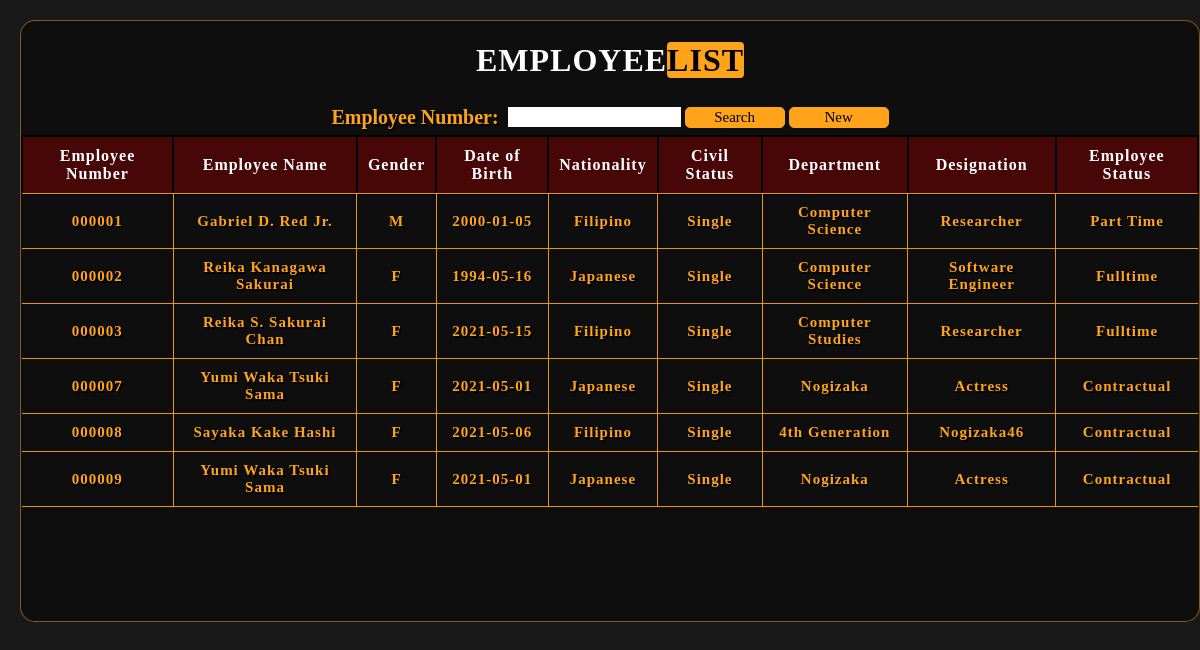
Page /table.php on the committed database.
### tables this page shows
CREATE TABLE `personal_info` (
  `emp_id` int(11) NOT NULL,
  `emp_num` varchar(50) NOT NULL,
  `fname` varchar(100) NOT NULL,
  `mname` varchar(50) NOT NULL,
  `lname` varchar(50) NOT NULL,
  `suffix` varchar(20) NOT NULL,
  `bday` date NOT NULL,
  `gender` varchar(20) NOT NULL,
  `nation` varchar(30) NOT NULL,
  `civil` varchar(30) NOT NULL,
  `department` varchar(50) NOT NULL,
  `designation` varchar(50) NOT NULL,
  `quadep` varchar(10) NOT NULL,
  `empstatus` varchar(20) NOT NULL,
  `pdate` date NOT NULL,
  `contactnum` varchar(30) NOT NULL,
  `email` varchar(100) NOT NULL,
  `othsoc` varchar(100) NOT NULL,
  `idnum` varchar(100) NOT NULL,
  `addline1` text NOT NULL,
  `addline2` text NOT NULL,
  `municipality` varchar(100) NOT NULL,
  `country` varchar(30) NOT NULL,
  `sprovince` varchar(100) NOT NULL,
  `zip` int(11) NOT NULL,
  `picpath` text NOT NULL,
  `picfilename` mediumtext NOT NULL
);

### table.php (the view, shortened to what this page needs)
<?php
	$con = OpenCon();
	if(isset($_GET['empnum'])){
		$emp=$_GET['empnum'];
		$sql = "select emp_id,emp_num,fname,mname,lname,suffix,gender,bday,nation,civil,department,designation,empstatus from personal_info where emp_num='$emp'";
		$result = mysqli_query($con, $sql);
	}
	else{
		$sql = "select emp_id,emp_num,fname,mname,lname,suffix,gender,bday,nation,civil,department,designation,empstatus from personal_info";
		$result = mysqli_query($con, $sql);
	}
?>
<!DOCTYPE html>
<html>
	<head>
		<link href="styles/tablestyle.css?v=<?php echo time(); ?>" rel="stylesheet" type="text/css" />
	</head>
	<body></br></br></br>
			<div id="main">
			<h1>EMPLOYEE<span>LIST</span></h1>
			<div class="sea">
			<form method="POST">
			<label for="search" class="lp">Employee Number:</label>
			<input type="text" name="empsearch" id="empsearch" class="ttbox" value="">
			<input type="submit" name="ser" id="ser" class="arbut" value="Search">
			<input type="submit" name="new" id="new" class="arbut" value="New"></div>
			<table>
				<thead>
				<tr>
					<th>Employee Number</th>
					<th>Employee Name</th>
					<th>Gender</th>
					<th>Date of Birth</th>
					<th>Nationality</th>
					<th>Civil Status</th>
					<th>Department</th>
					<th>Designation</th>
					<th>Employee Status</th>
				<tr>
				<thead>
					<?php  if(mysqli_num_rows($result)>0){
							while($row = mysqli_fetch_assoc($result)){
					?>
				<tbody>
								<tr row_id="<?php echo $row['emp_id']; ?>">
									<td style="border-left:none;"><?php echo $row['emp_num']; ?></td>
									<td><?php echo $row['fname']; ?> <?php echo $row['mname']; ?> <?php echo $row['lname']; ?> <?php echo $row['suffix'];?></td>
									<td><?php echo $row['gender']; ?></td>
									<td><?php echo $row['bday']; ?></td>
									<td><?php echo $row['nation']; ?></td>
									<td><?php echo $row['civil']; ?></td>
									<td><?php echo $row['department']; ?></td>
									<td><?php echo $row['designation']; ?></td>
									<td style="border-right:none;"><?php echo $row['empstatus']; ?></td>
								</tr>
				</tbody>
					<?php
						}
					}
					else {
							echo "<script> alert('No Results!'); </script>";
						}
				  	?>
			</table>
			</div>
	</body>
</html>

### styles/tablestyle.css (style rules this page uses)
body { background: rgba(0,0,0,0.9)url('/Doctor/img/nxp.jpg'); background-size:cover; background-blend-mode: darken; display: flex; width: auto; margin: 0; padding: 0; padding-top: 20px; padding-left: 20px; }
#main { background: rgba(12,12,12,0.8); background-blend-mode: darken; border: 1px solid rgba(255,163,26,0.5); border-radius: 15px; display: flex; flex-direction: column; align-items: center; height: 600px; }
table { position: relative; border-collapse: collapse; padding: 10px; margin-bottom: 30px; font-family: calibri; letter-spacing: 1px; }
thead th { background: rgba(128,0,0,0.5); background-blend-mode: darken; border: 2px solid black; margin: 2px; padding: 10px; color: white; letter-spacing: 1px; }
tbody td { cursor: pointer; padding: 10px; margin: 5px; text-align: center; color: #ffa31a; font-size: 15px; border: 1px solid rgba(255,163,26,0.9); font-weight: bold; text-shadow: -1px -1px 0 #000, 1px -1px 0 #000, -1px 1px 0 #000, 1px 1px 0 #000; text-shadow: 1.5px 1.5px #000000; }
h1 { position: relative; color: white; font-family: calibri; letter-spacing: 1px; border-top-right-radius: 15px; border-top-left-radius: 15px; }
span { color: black; background-color: #ffa31a; background-repeat: no-repeat; background-size: 1px 1px; border-radius: 4px; }
.ttbox { position: relative; padding: 5px; color: black; width: 163px; height: 10px; font-weight: bold; border: none; text-align: left; bottom: 2px; }
.sea { padding: 5px 5px 5px 5px; }
.lp { position: relative; font-family: calibri; font-weight: bold; font-size: 20px; color: #ffa31a; padding-right: 5px; text-shadow: -1px -1px 0 #000, 1px -1px 0 #000, -1px 1px 0 #000, 1px 1px 0 #000; text-shadow: 1.5px 1.5px #000000; }
.arbut { position: relative; background-color: #ffa31a; font-family: Poppins; font-size: 15px; font-weight: 400; cursor: pointer; border-radius: 5px; color: black; width: 100px; border: 1px solid #ffa31a; bottom: 2px; text-decoration: none; }

### rows in the picture
personal_info: emp_num "000001", fname "Gabriel", mname "D.", lname "Red", suffix "Jr.", gender "M", bday "2000-01-05", nation "Filipino", civil "Single", department "Computer Science", designation "Researcher", empstatus "Part Time"
personal_info: emp_num "000002", fname "Reika", mname "Kanagawa", lname "Sakurai", gender "F", bday "1994-05-16", nation "Japanese", civil "Single", department "Computer Science", designation "Software Engineer", empstatus "Fulltime"
personal_info: emp_num "000003", fname "Reika", mname "S.", lname "Sakurai", suffix "Chan", gender "F", bday "2021-05-15", nation "Filipino", civil "Single", department "Computer Studies", designation "Researcher", empstatus "Fulltime"
personal_info: emp_num "000007", fname "Yumi", mname "Waka", lname "Tsuki", suffix "Sama", gender "F", bday "2021-05-01", nation "Japanese", civil "Single", department "Nogizaka", designation "Actress", empstatus "Contractual"
personal_info: emp_num "000008", fname "Sayaka", mname "Kake", lname "Hashi", gender "F", bday "2021-05-06", nation "Filipino", civil "Single", department "4th Generation", designation "Nogizaka46", empstatus "Contractual"
personal_info: emp_num "000009", fname "Yumi", mname "Waka", lname "Tsuki", suffix "Sama", gender "F", bday "2021-05-01", nation "Japanese", civil "Single", department "Nogizaka", designation "Actress", empstatus "Contractual"
